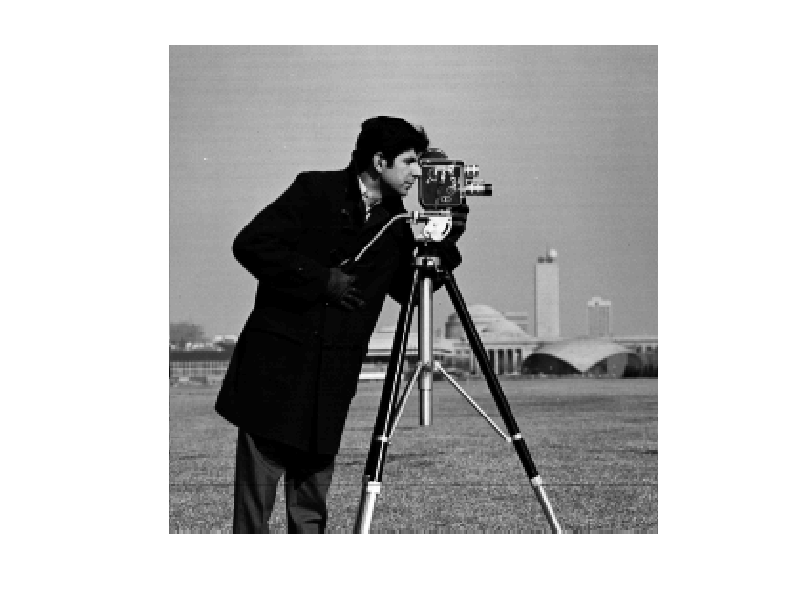
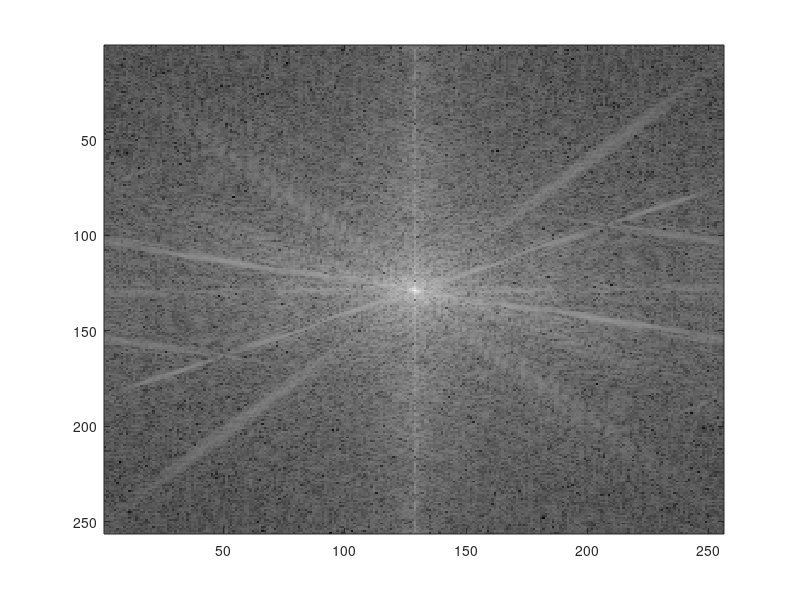

These charts were generated, in order, by the following MATLAB code:
clear all;
close all;
clc;


load camera256.mat;
load boat512.mat;
load goldhill512.mat;
load peppers512.mat;

%should be a 256x256 matrix of zeroes
%used to store the compressed version of the image
zeroMatrix = zeros(256); 

zero_camera = zeros(256);
zero_boat = zeros(512);
zero_gold = zeros(512);
zero_peppers = zeros(512);

%Generate a variable that stores the quantization matrix Q50
q50matrix = [16 11 10 16 24  40  51  61;
             12 12 14 19 26  58  60  55;
             14 13 16 24 40  57  69  56;
             14 17 22 29 51  87  80  62;
             18 22 37 56 68  109 103 77;
             24 35 55 64 81  104 113 92;
             49 64 78 87 103 121 120 101;
             72 92 95 98 112 100 103 99];

%4. Generate a variable that stores the quality level of the compressed version of the image
%(should be 10, 40 or 90).
prompt = 'Value of scaling factor is: (10, 40, 90) ';
x = input(prompt);
qualityLevel = x;

%compute the scaling factor
%(for quality factor greater than 50)=> t = (100-qualityLevel)/50;
%(for quality factor <50) => t = 50/quality level 
scalingFactor_t=0.0;
if (qualityLevel >50)
    scalingFactor_t = (100-qualityLevel)/50;
else
    scalingFactor_t = 50/qualityLevel;
end

scaledQMatrix = scalingFactor_t * q50matrix;

splitMatrix = mat2cell(camera256 - 128, [8,8,8,8,8,8,8,8,8,8,8,8,8,8,8,8,8,8,8,8,8,8,8,8,8,8,8,8,8,8,8,8], [8,8,8,8,8,8,8,8,8,8,8,8,8,8,8,8,8,8,8,8,8,8,8,8,8,8,8,8,8,8,8,8]);

Bt_in = splitMatrix;
C_cell = splitMatrix;
S_cell = splitMatrix;
Ct_cell = splitMatrix;
Bt_cell = splitMatrix;

for i = 1:32
    for j = 1:32
        C_cell{i,j} = dct2(Bt_in{i,j}); % DCT2 operation on each 8x8 block
        
        S_cell{i,j} = round(C_cell{i,j} ./ scaledQMatrix);
        
        Ct_cell{i,j} = S_cell{i,j} .* scaledQMatrix;
        
        Bt_cell{i,j} = idct2(Ct_cell{i,j});
    end 
end

Bt_out = cell2mat(Bt_cell) + 128;   % conversion back to matrix

figure(1);
imshow(camera256,[]);
figure(2);
imshow(Bt_out,[]);

FX=fft2(camera256);
%Transform from the spatial domain to the spatial frecuencies domain

MFX=abs(FX);
%Make the modulus

imagesc(fftshift(log(MFX +1)))
%fftshift centers the null spatial frecuency in the middle of the image and
%log increasee the contrast.
